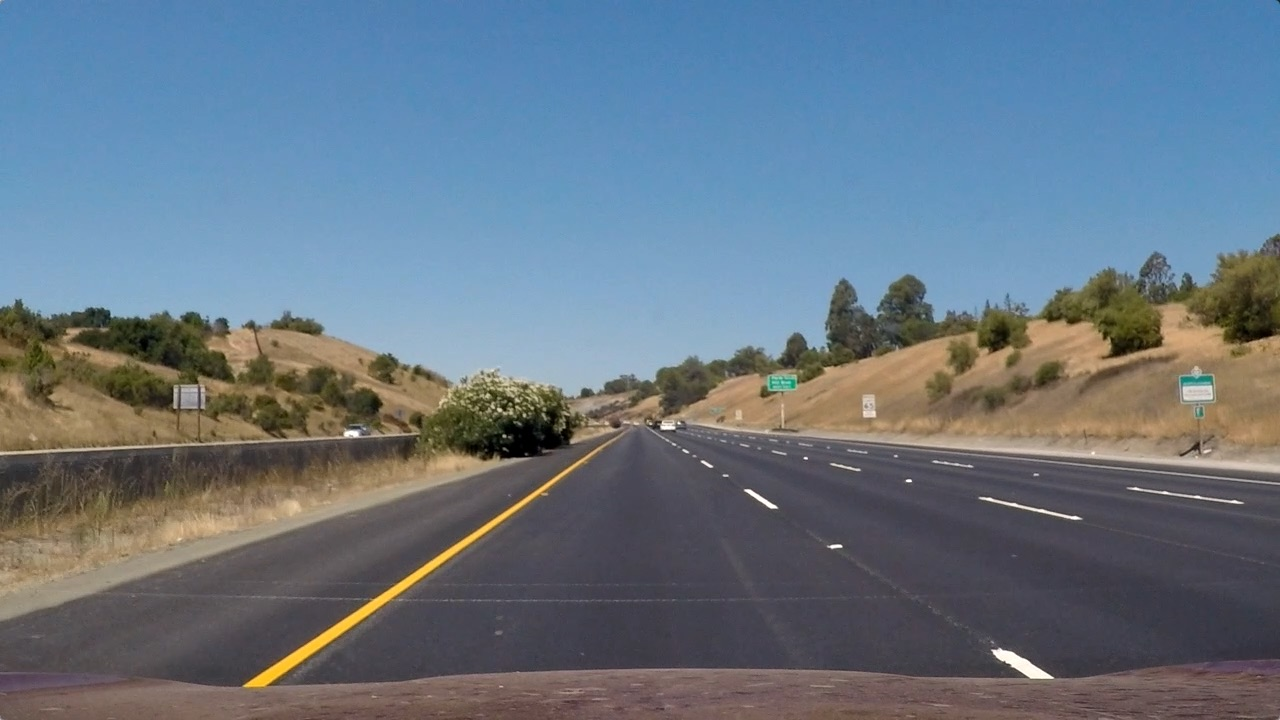
#> input picture test_images/straight_lines1.jpg, 1280 x 720 px
$ python -i color_and_gradient.py   (imports and definitions only)   (older library calls are emulated)
#> lines starting #> are read from the running program, lines starting #| are printed output that depends on the picture; after the words box and inside, x2 and y2 are one past the last pixel; in counts of white or black regions, pixels touching at a corner belong together
#> further down, picture is the input picture: shape (720, 1280, 3); mean B, G, R 131.2, 117.7, 103.2
import matplotlib.image as mpimg
import cv2
import numpy as np


class ColorAndGradient:
    def __init__(self, img):
        self.img = img

    def abs_sobel_thresh(self, orient='x', thresh_min=0, thresh_max=255):
#> called with orient = 'x', thresh_min = 20, thresh_max = 100
        gray = cv2.cvtColor(self.img, cv2.COLOR_BGR2GRAY)

        if orient == 'x':
            abs_sobel = np.absolute(cv2.Sobel(gray, cv2.CV_64F, 1, 0))

        if orient == 'y':
            abs_sobel = np.absolute(cv2.Sobel(gray, cv2.CV_64F, 0, 1))

        scaled_sobel = np.uint8(255*abs_sobel/np.max(abs_sobel))
        binary_output = np.zeros_like(scaled_sobel)
        binary_output[(scaled_sobel >= thresh_min) &
                      (scaled_sobel <= thresh_max)] = 1

        return binary_output

    def dir_threshold(self, sobel_kernel=3, thresh=(0, np.pi/2)):
        gray = cv2.cvtColor(self.img, cv2.COLOR_RGB2GRAY)
        sobelx = cv2.Sobel(gray, cv2.CV_64F, 1, 0)
        sobely = cv2.Sobel(gray, cv2.CV_64F, 0, 1)

        # calculate the direction of the gradient
        absgraddir = np.arctan2(np.absolute(sobely), np.absolute(sobelx))
        binary_output = np.zeros_like(absgraddir)
        binary_output[(absgraddir >= thresh[0]) &
                      (absgraddir <= thresh[1])] = 1

        return binary_output

    def mag_thresh(self, sobel_kernel=3, mag_thresh=(0, 255)):
#> called with sobel_kernel = 3, mag_thresh = (20, 100)
        gray = cv2.cvtColor(self.img, cv2.COLOR_RGB2GRAY)
        sobelx = cv2.Sobel(gray, cv2.CV_64F, 1, 0)
        sobely = cv2.Sobel(gray, cv2.CV_64F, 0, 1)
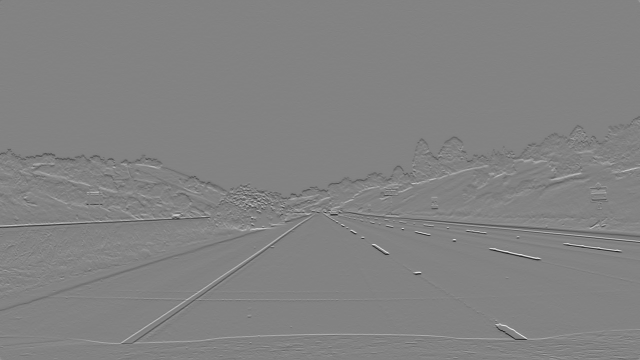
#> sobely: shape (720, 1280) float64 (shown at 1/2 size); min -778, max 739, mean -0.5; drawn with min black and max white
        gradmag = np.sqrt(sobelx**2 + sobely**2)
        scale_factor = np.max(gradmag)/255
#> scale_factor = 3.11
        gradmag = (gradmag/scale_factor).astype(np.uint8)
        binary_output = np.zeros_like(gradmag)
        binary_output[(gradmag >= mag_thresh[0]) &
                      (gradmag < mag_thresh[1])] = 1

        return binary_output

    def color(self):
        color_threshold = 200
        r_channel = self.img[:, :, 0]
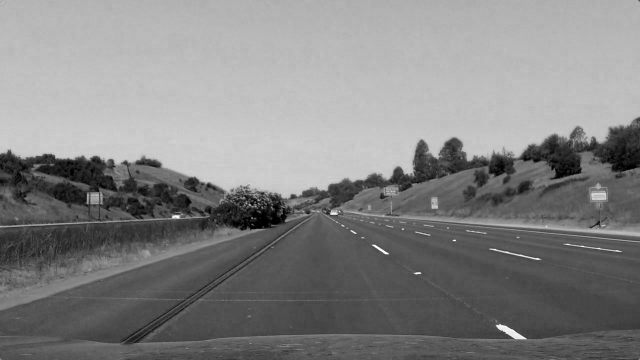
#> r_channel: shape (720, 1280) (shown at 1/2 size); min 0, max 255, mean 131.2
        g_channel = self.img[:, :, 1]
        r_binary = np.zeros_like(r_channel)
        r_binary[(r_channel > color_threshold) &
                 (g_channel > color_threshold)] = 1

        hls = cv2.cvtColor(self.img, cv2.COLOR_RGB2HLS)
#> hls: shape (720, 1280, 3); mean of channels 0, 1, 2 72.8, 117, 67
        s_channel = hls[:, :, 2]
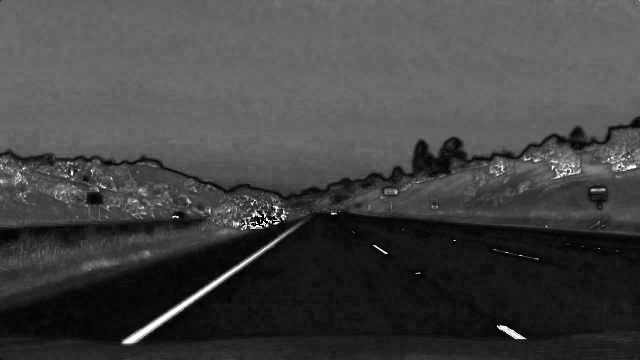
#> s_channel: shape (720, 1280) (shown at 1/2 size); min 0, max 255, mean 67

        s_thresh_min = 50
        s_thresh_max = 150
        s_binary = np.zeros_like(s_channel)
        s_binary[(s_channel >= s_thresh_min) & (s_channel < s_thresh_max)] = 1

        lab = cv2.cvtColor(self.img, cv2.COLOR_RGB2Lab)
#> lab: shape (720, 1280, 3); mean of channels 0, 1, 2 128.2, 132.2, 137.7
        b_channel = lab[:, :, 2]

        b_thresh_min = 230
        b_thresh_max = 255
        b_binary = np.zeros_like(b_channel)
        b_binary[(b_channel >= b_thresh_min) & (b_channel < b_thresh_max)] = 1

        color_combined = np.zeros_like(s_channel)
        color_combined[(s_binary == 1) | (b_binary == 1)] = 1

        return color_combined

    def combined(self):
        gradx = self.abs_sobel_thresh(
            orient='x', thresh_min=20, thresh_max=100)
        grady = self.abs_sobel_thresh(
            orient='y', thresh_min=20, thresh_max=100)
        mag_binary = self.mag_thresh(sobel_kernel=3, mag_thresh=(20, 100))
        dir_binary = self.dir_threshold(
            sobel_kernel=3, thresh=(0.7, 1.3))

        gradient_binary = np.zeros_like(dir_binary)
        gradient_binary[((gradx == 1) & (grady == 1)) | (
            (mag_binary == 1) & (dir_binary == 1))] = 1

        color_binary = self.color()

        color_gradient_combined = np.zeros_like(dir_binary)
        color_gradient_combined[(gradient_binary == 1)
                                | (color_binary == 1)] = 1

        return color_gradient_combined

>>> import cv2
>>> picture = cv2.imread('test_images/straight_lines1.jpg')
>>> result = ColorAndGradient(picture).combined()
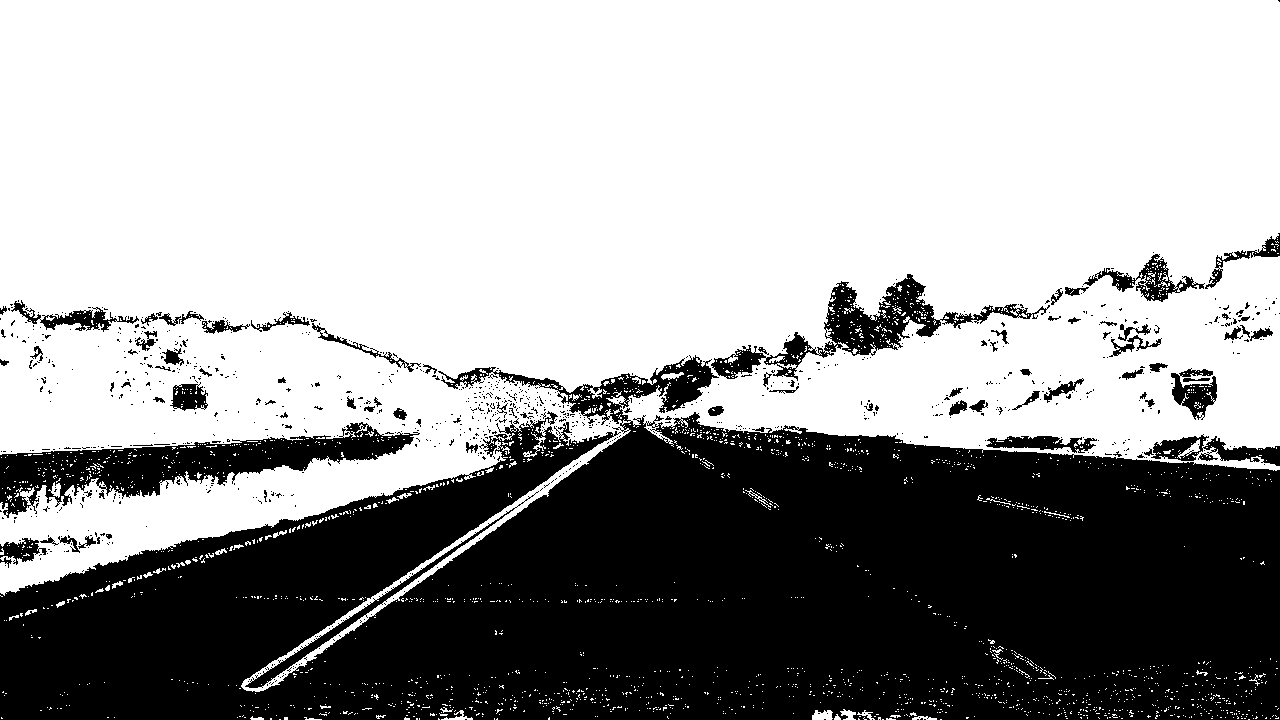
#> result: shape (720, 1280) float64; values 0 (black) and 1 (white), 62.7% white; 915 black regions (828 under 20 px), largest, box (x1, y1, x2, y2) and area: (0, 355, 1280, 720) 304139, (0, 422, 420, 518) 13733, (711, 274, 1050, 381) 7126

$ run again, on test_images/straight_lines2.jpg
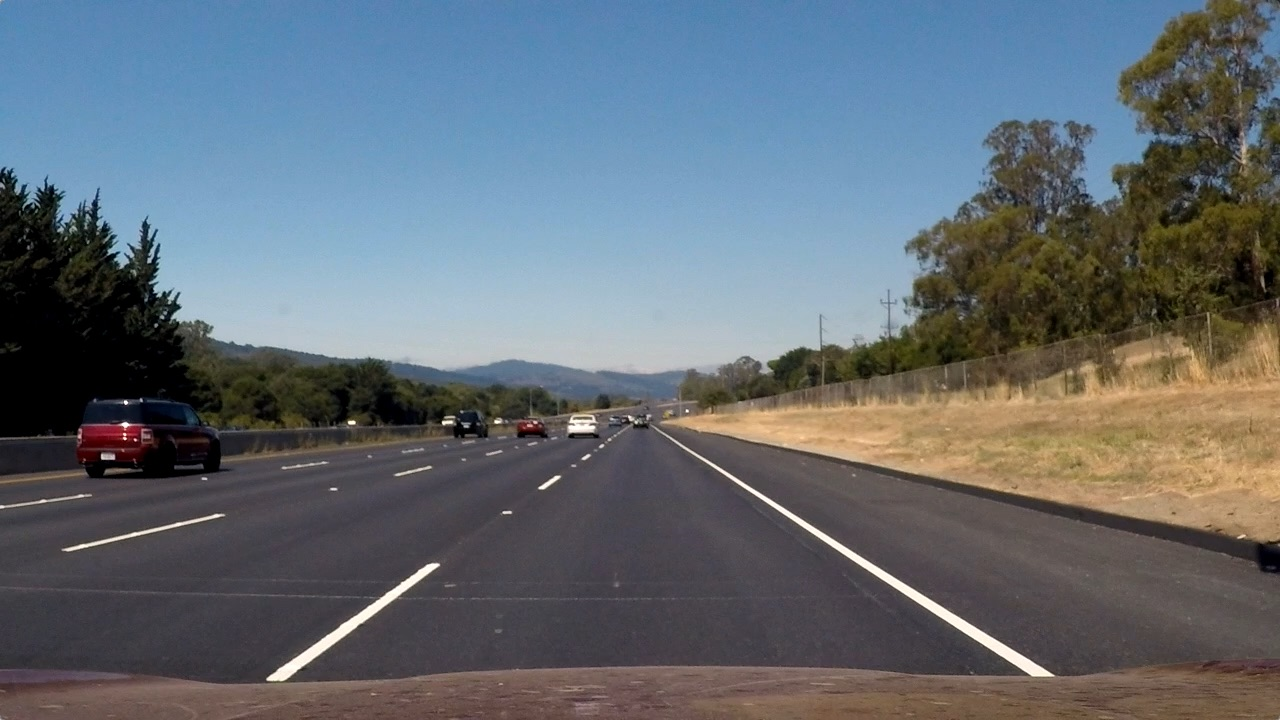
#> input picture test_images/straight_lines2.jpg, 1280 x 720 px
#> picture is the input picture: shape (720, 1280, 3); mean B, G, R 115.1, 107.7, 99.4
#> in mag_thresh, `sobely = cv2.Sobel(gray, cv2.CV_64F, 0, 1)`:
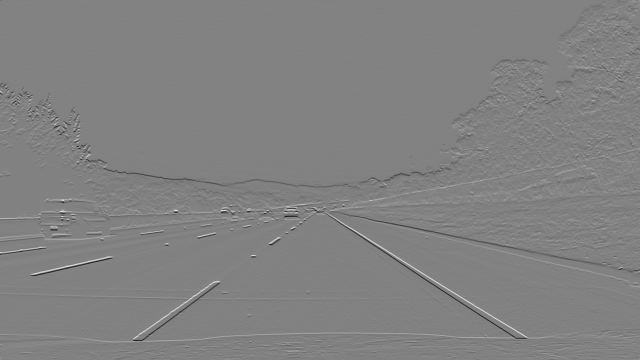
#> sobely: shape (720, 1280) float64 (shown at 1/2 size); min -811, max 783, mean -0.6; drawn with min black and max white
#> scale_factor = 3.36
#> hls: shape (720, 1280, 3); mean of channels 0, 1, 2 77.5, 107, 62.5
#> lab: shape (720, 1280, 3); mean of channels 0, 1, 2 115.8, 130.6, 133.4
#> `result = ColorAndGradient(picture).combined()`:
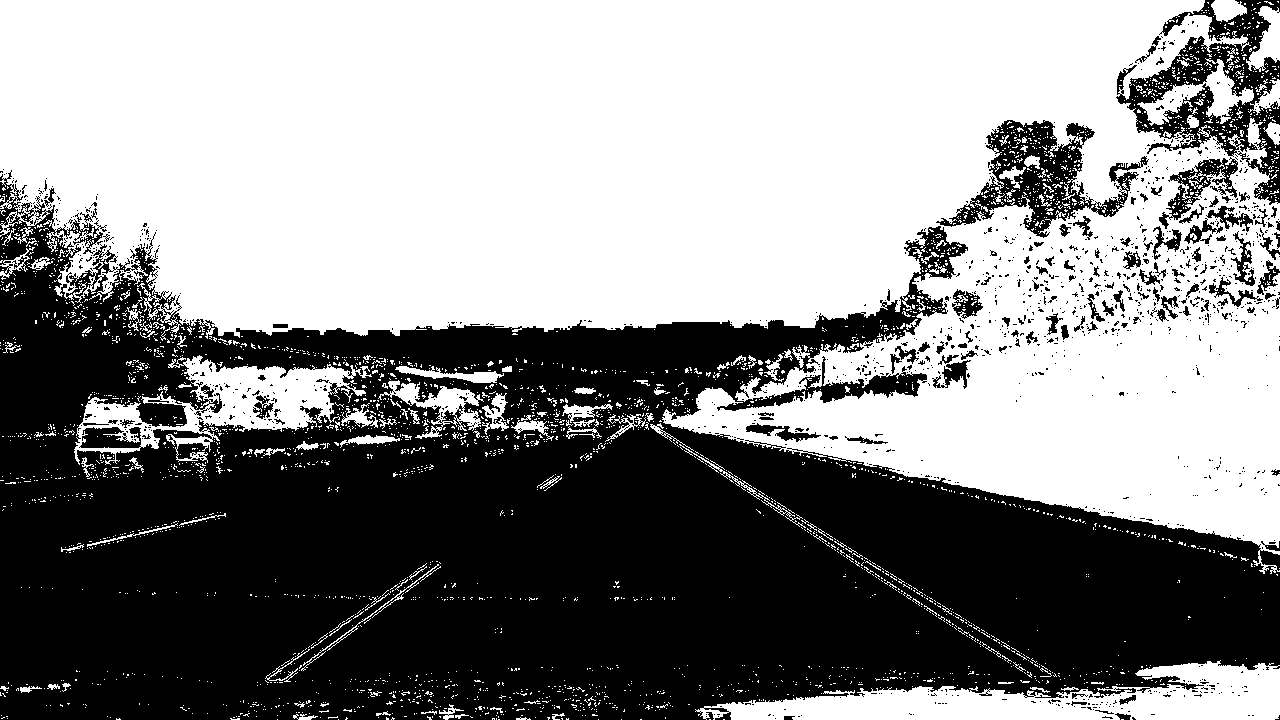
#> result: shape (720, 1280) float64; values 0 (black) and 1 (white), 54.5% white; 1243 black regions (1129 under 20 px), largest, box (x1, y1, x2, y2) and area: (0, 170, 1280, 720) 385619, (1116, 0, 1280, 205) 11006, (936, 120, 1149, 238) 7895

$ run again, on test_images/test1.jpg
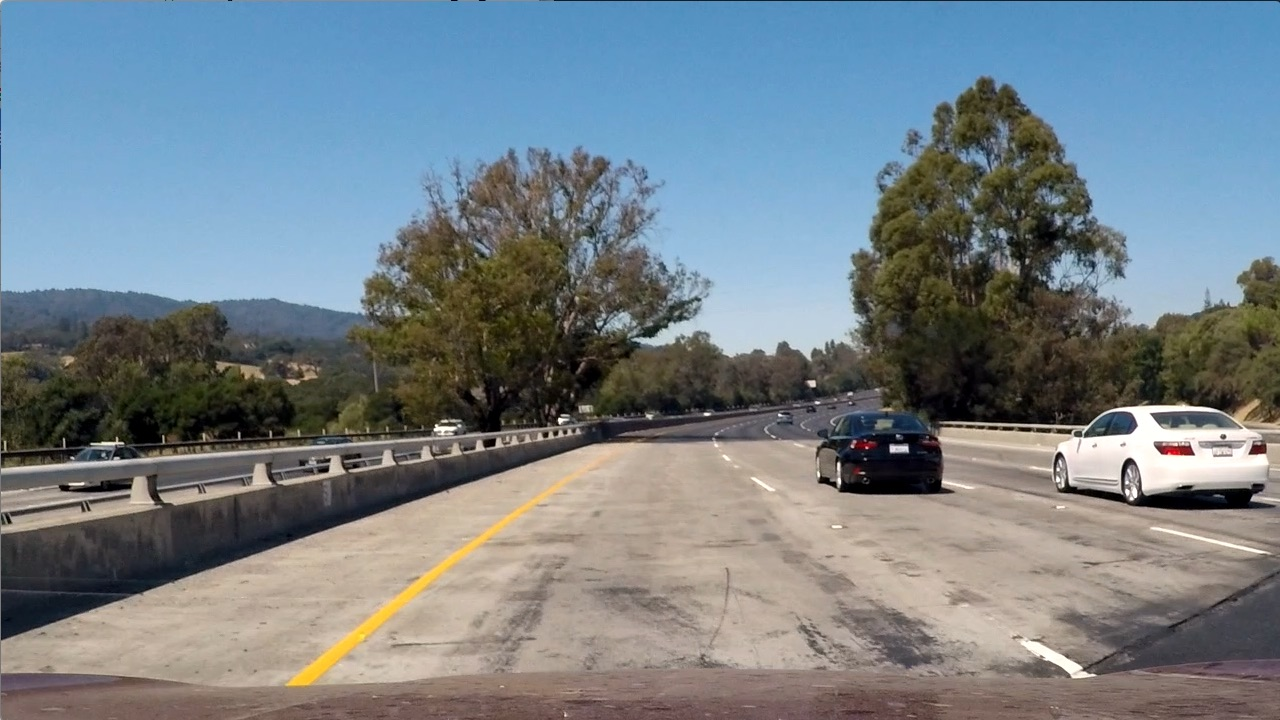
#> input picture test_images/test1.jpg, 1280 x 720 px
#> picture is the input picture: shape (720, 1280, 3); mean B, G, R 135.5, 128.7, 117.5
#> in mag_thresh, `sobely = cv2.Sobel(gray, cv2.CV_64F, 0, 1)`:
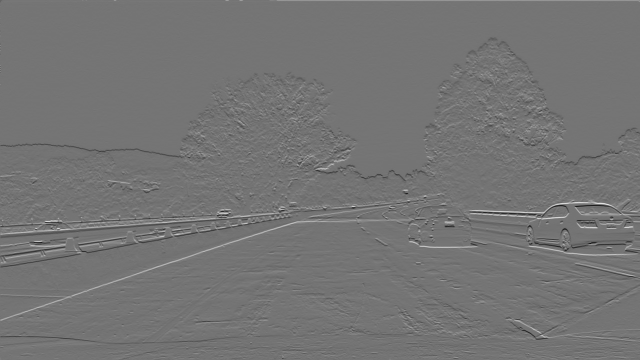
#> sobely: shape (720, 1280) float64 (shown at 1/2 size); min -795, max 942, mean -0.3; drawn with min black and max white
#> scale_factor = 3.69
#> hls: shape (720, 1280, 3); mean of channels 0, 1, 2 68.1, 126.7, 74.4
#> lab: shape (720, 1280, 3); mean of channels 0, 1, 2 136.5, 129.8, 134.8
#> `result = ColorAndGradient(picture).combined()`:
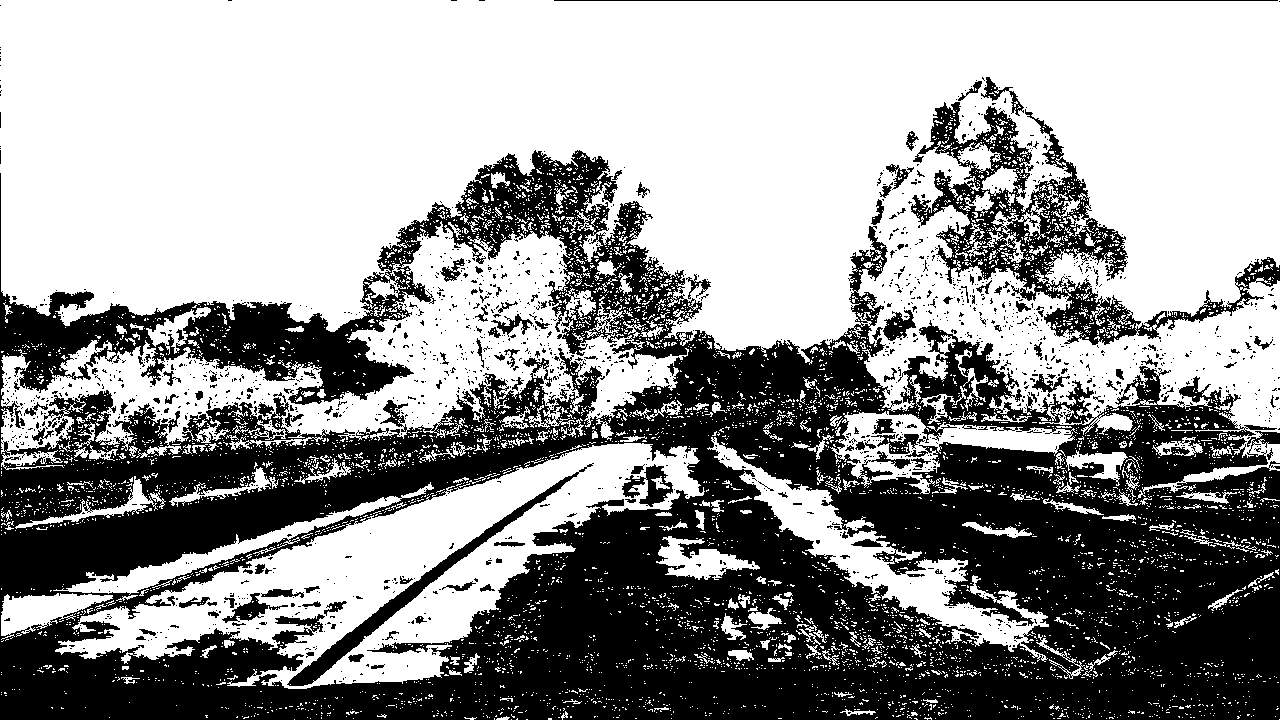
#> result: shape (720, 1280) float64; values 0 (black) and 1 (white), 59.3% white; 1712 black regions (1576 under 20 px), largest, box (x1, y1, x2, y2) and area: (0, 150, 1280, 720) 336412, (911, 102, 1280, 345) 18418, (287, 463, 594, 686) 3907
